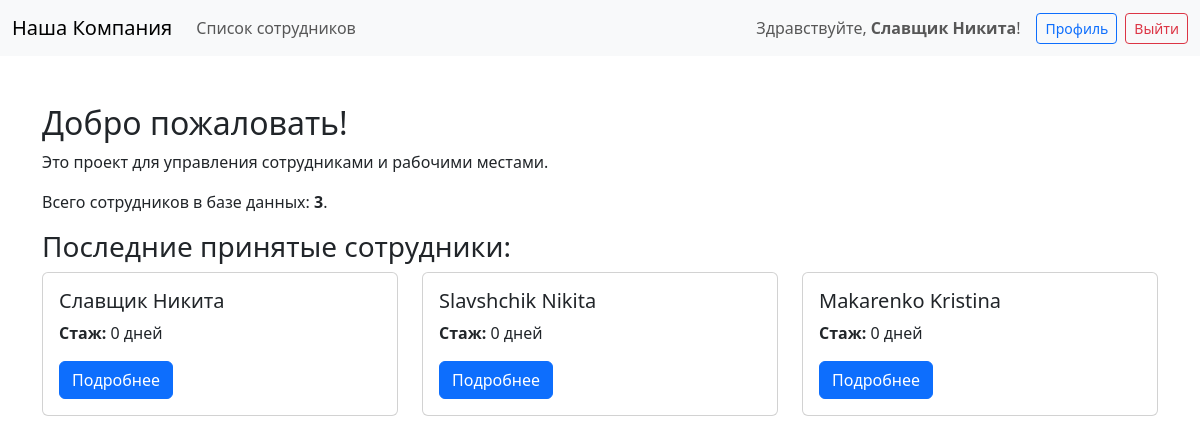
The app's page / (signed in) with its own data.
### employees/models.py (models this page shows, shortened)
class CustomUser(AbstractBaseUser, PermissionsMixin):
    GENDER_CHOICES = [
        ("M", "Мужской"),
        ("F", "Женский"),
        ("O", "Другой"),
    ]
    username = models.CharField(max_length=150, unique=True)
    email = models.EmailField(unique=True)
    is_active = models.BooleanField(default=True)
    is_staff = models.BooleanField(default=False)
    first_name = models.CharField("Имя", max_length=150)
    last_name = models.CharField("Фамилия", max_length=150)
    gender = models.CharField("Пол", max_length=1, choices=GENDER_CHOICES, blank=True)
    middle_name = models.CharField("Отчество", max_length=150, blank=True)
    hire_date = models.DateField("Дата приема на работу", default=timezone.now)
    objects = CustomUserManager()
    USERNAME_FIELD = "username"
    REQUIRED_FIELDS = ["email", "first_name", "last_name"]
    def get_full_name(self):
        name = f"{self.last_name} {self.first_name}"
        if self.middle_name:
            name += f" {self.middle_name}"
        return name.strip()

### employees/views.py (the view)
# urls.py: path('', views.home, name='home'),
def home(request):
    all_employees_qs = CustomUser.objects.filter(is_active=True).order_by("-hire_date")
    recent_employees = all_employees_qs[:4]
    for emp in recent_employees:
        emp.tenure_days = (date.today() - emp.hire_date).days
    context = {
        "total_employees": all_employees_qs.count(),
        "recent_employees": recent_employees,
        "today": date.today(),
    }
    return render(request, "home.html", context)

### templates/home.html
{% extends "base.html" %}
{% block content %}
<h2>Добро пожаловать!</h2>
<p>Это проект для управления сотрудниками и рабочими местами.</p>
<p>Всего сотрудников в базе данных: <strong>{{ total_employees }}</strong>.</p>
<h3>Последние принятые сотрудники:</h3>
<div class="row row-cols-1 row-cols-md-3 g-4">
  {% for emp in recent_employees %}
  <div class="col">
      <div class="card h-100">
          <div class="card-body">
              <h5 class="card-title">{{ emp.get_full_name }}</h5>
              <p class="card-text"><strong>Стаж:</strong> {{ emp.tenure_days }} дней</p>
              <a href="{% url 'employee_detail' emp.pk %}" class="btn btn-primary">Подробнее</a>
          </div>
      </div>
  </div>
  {% empty %}
  <p>Сотрудников пока нет.</p>
  {% endfor %}
</div>
{% endblock %}

### templates/base.html (shortened to what this page needs)
<!DOCTYPE html>
<html lang="ru">
<head>
    <link href="https://cdn.jsdelivr.net/npm/bootstrap@5.3.3/dist/css/bootstrap.min.css" rel="stylesheet">
</head>
<body>
<header class="navbar navbar-expand-lg navbar-light bg-light mb-4">
  <div class="container-fluid">
    <a class="navbar-brand" href="{% url 'home' %}">Наша Компания</a>
    <div class="collapse navbar-collapse" id="navbarNav">
      <ul class="navbar-nav me-auto">
        <li class="nav-item">
          <a class="nav-link {% if request.resolver_match.url_name == 'employee_list' %}active{% endif %}"
             href="{% url 'employee_list' %}">Список сотрудников</a>
        </li>
      </ul>
      {% if user.is_authenticated %}
        <span class="navbar-text me-3">
          Здравствуйте, <strong>{{ user.get_full_name|default:user.username }}</strong>!
        </span>
        <a href="{% url 'profile' %}" class="btn btn-outline-primary btn-sm me-2">Профиль</a>
        <form action="{% url 'logout' %}" method="post" class="d-inline">
          <button type="submit" class="btn btn-outline-danger btn-sm">Выйти</button>
        </form>
      {% else %}
        <a href="{% url 'login' %}" class="btn btn-outline-success btn-sm">Войти</a>
      {% endif %}
    </div>
  </div>
</header>
<div class="container">
  <main role="main" class="py-4">
    {% block content %}
    {% endblock %}
  </main>
</div>
</body>
</html>

### records on screen
CustomUser: get_full_name "Славщик Никита", tenure_days "0"
CustomUser: get_full_name "Slavshchik Nikita", tenure_days "0"
CustomUser: get_full_name "Makarenko Kristina", tenure_days "0"

### other values on screen
{{ total_employees }} "3"
